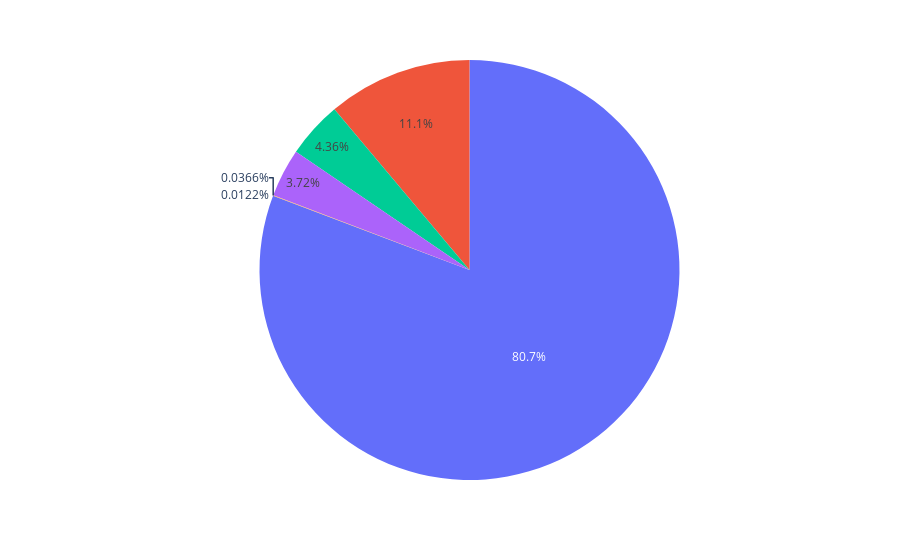
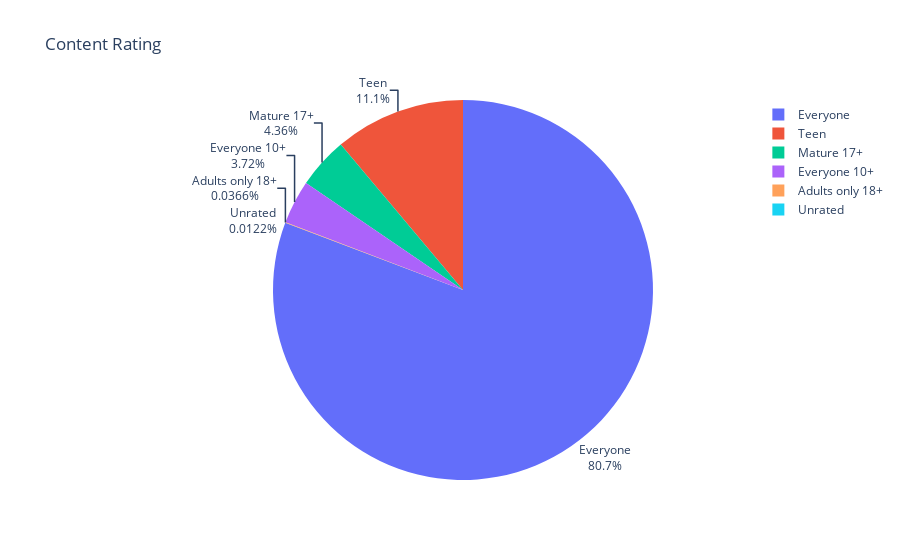
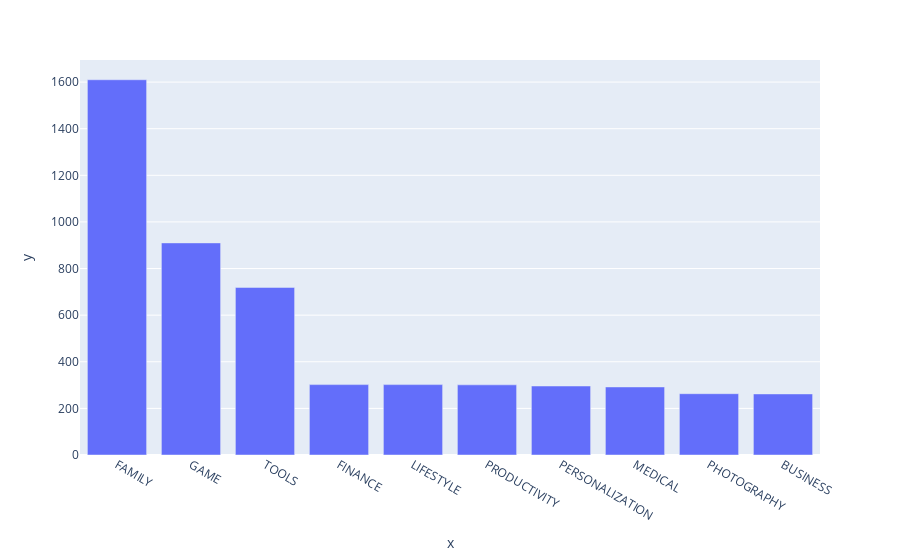
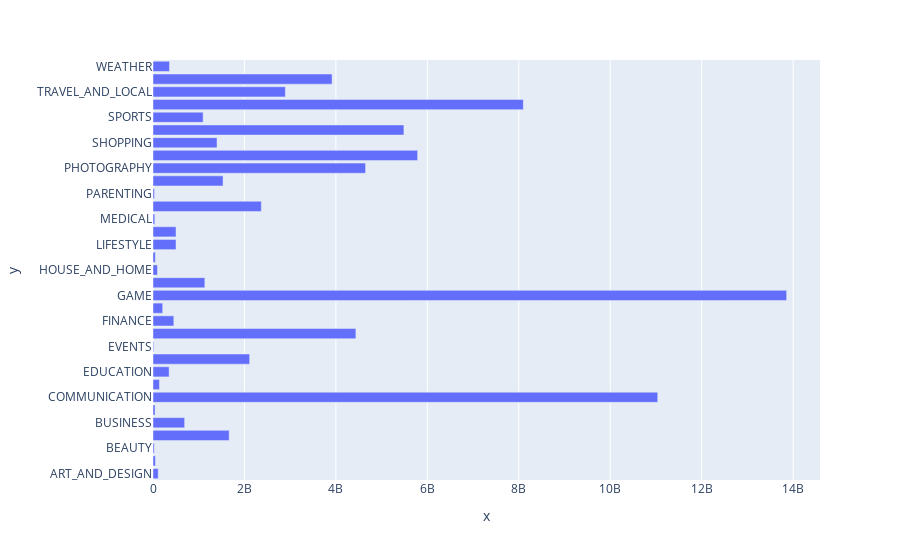

Notebook code cell kept with these figures, in order:
### Code cell
import pandas as pd
import matplotlib.pyplot as plt
import matplotlib.dates as mdates
import plotly.express as px

data = pd.read_csv("apps.csv")
print(data.head())
print(data.shape)

#Removing NAN values

data.isna().values.any()
data = data.dropna()

print(data.describe())

print(data.sample())

#Movie with less review

lessreview = data.groupby("Category").count()
print(lessreview)
print(lessreview["Price"].max())

data = data.drop(['Last_Updated', 'Android_Ver'], axis = 1)
print(data.head())

duplicated_rows = data[data.duplicated()]
print(duplicated_rows.shape)
print(duplicated_rows.head())

data = data.drop_duplicates(subset = ['App','Type','Price'])
print(data)

duplicated_rows = data[data.duplicated()]
print(duplicated_rows.shape)
print(duplicated_rows.head())

data[data.App == 'Instagram']

#Max rating
print(data.sort_values('Rating', ascending=False).head())
#Max Reviews
print(data.sort_values('Size_MBs', ascending=False).head())
#Max review
print(data.sort_values('Reviews', ascending=False).head(50))

#Number of occurences
ratings = data["Content_Rating"].value_counts()
print(ratings)

fig = px.pie(labels = ratings.index, values = ratings.values)
fig.show()

fig = px.pie(labels=ratings.index,
values=ratings.values,
title="Content Rating",
names=ratings.index,
)
fig.update_traces(textposition='outside', textinfo='percent+label')
 
fig.show()

print(data["Installs"].describe())

print(data[["App", "Installs"]].groupby("Installs").count())

data.Installs = data.Installs.astype(str).str.replace(',', "")
data.Installs = pd.to_numeric(data.Installs)
data[['App', 'Installs']].groupby('Installs').count()

data["Price"] = data["Price"].str.replace(r'[^\d.]', '', regex=True) 
data["Price"] = pd.to_numeric(data["Price"])
max_price = data.sort_values(by = "Price", ascending = False).head(20)
print(max_price)

#To find unique catgeories

uniq = data.Category.nunique()
print(uniq)

#number of apps per category

noofapps = data["Category"].value_counts()[:10]
noofapps

bar = px.bar(x = noofapps.index,
             y = noofapps.values)
bar.show()

#no of category download

category_installs = data.groupby("Category").agg({'Installs':pd.Series.sum})
category_installs.sort_values('Installs',ascending = True)

print(catgeory_installs)

h_bar = px.bar(x = category_installs.Installs,
               y = category_installs.index,
               orientation='h')
 
h_bar.show()

h_bar = px.bar(x = category_installs.Installs,
               y = category_installs.index,
               orientation='h',
               title='Category Popularity')
 
h_bar.update_layout(xaxis_title='Number of Downloads', yaxis_title='Category')
h_bar.show()




# Split the strings on the semi-colon and then .stack them.
stack = data.Genres.str.split(';', expand=True).stack()
print(f'We now have a single column with shape: {stack.shape}')
num_genres = stack.value_counts()
print(f'Number of genres: {len(num_genres)}')

data_freevspaid = data.groupby(['Category', 'Type']).agg({'App':pd.Series.count})
print(data_freevspaid.head())

### Figure 1 — Plotly figure (JSON) as saved in the notebook; plotly's stock layout.template omitted (floating-point values rounded to 4 significant figures)
{"data": [{"domain": {"x": [0, 1], "y": [0, 1]}, "hovertemplate": "value=%{value}<extra></extra>", "legendgroup": "", "name": "", "showlegend": false, "type": "pie", "values": [6619, 912, 357, 305, 3, 1]}], "layout": {"legend": {"tracegroupgap": 0}, "margin": {"t": 60}}}

### Figure 2 — Plotly figure (JSON) as saved in the notebook; plotly's stock layout.template omitted (floating-point values rounded to 4 significant figures)
{"data": [{"domain": {"x": [0, 1], "y": [0, 1]}, "hovertemplate": "label=%{label}<br>value=%{value}<extra></extra>", "labels": ["Everyone", "Teen", "Mature 17+", "Everyone 10+", "Adults only 18+", "Unrated"], "legendgroup": "", "name": "", "showlegend": true, "textinfo": "percent+label", "textposition": "outside", "type": "pie", "values": [6619, 912, 357, 305, 3, 1]}], "layout": {"legend": {"tracegroupgap": 0}, "title": {"text": "Content Rating"}}}

### Figure 3 — Plotly figure (JSON) as saved in the notebook; plotly's stock layout.template omitted (floating-point values rounded to 4 significant figures)
{"data": [{"alignmentgroup": "True", "hovertemplate": "x=%{x}<br>y=%{y}<extra></extra>", "legendgroup": "", "marker": {"color": "#636efa", "pattern": {"shape": ""}}, "name": "", "offsetgroup": "", "orientation": "v", "showlegend": false, "textposition": "auto", "type": "bar", "x": ["FAMILY", "GAME", "TOOLS", "FINANCE", "LIFESTYLE", "PRODUCTIVITY", "PERSONALIZATION", "MEDICAL", "PHOTOGRAPHY", "BUSINESS"], "xaxis": "x", "y": [1610, 910, 719, 302, 302, 301, 296, 292, 263, 262], "yaxis": "y"}], "layout": {"barmode": "relative", "legend": {"tracegroupgap": 0}, "margin": {"t": 60}, "xaxis": {"anchor": "y", "domain": [0, 1], "title": {"text": "x"}}, "yaxis": {"anchor": "x", "domain": [0, 1], "title": {"text": "y"}}}}

### Figure 4 — Plotly figure (JSON) as saved in the notebook; plotly's stock layout.template omitted (floating-point values rounded to 4 significant figures)
{"data": [{"alignmentgroup": "True", "hovertemplate": "x=%{x}<br>y=%{y}<extra></extra>", "legendgroup": "", "marker": {"color": "#636efa", "pattern": {"shape": ""}}, "name": "", "offsetgroup": "", "orientation": "h", "showlegend": false, "textposition": "auto", "type": "bar", "x": [114233100, 53129800, 26916200, 1665791655, 692018120, 44931100, 11039241530, 140912410, 352852000, 2113660000, 15949410, 4437579590, 455312400, 211677750, 13858762717, 1134006220, 97082000, 52083000, 503742120, 503267560, 39162676, 2369110650, 31116110, 1532341930, 4649143130, 5788070180, 1400331540, 5487841475, 1096431465, 8099724500, 2894859300, 3916897200, 361096500], "xaxis": "x", "y": ["ART_AND_DESIGN", "AUTO_AND_VEHICLES", "BEAUTY", "BOOKS_AND_REFERENCE", "BUSINESS", "COMICS", "COMMUNICATION", "DATING", "EDUCATION", "ENTERTAINMENT", "EVENTS", "FAMILY", "FINANCE", "FOOD_AND_DRINK", "GAME", "HEALTH_AND_FITNESS", "HOUSE_AND_HOME", "LIBRARIES_AND_DEMO", "LIFESTYLE", "MAPS_AND_NAVIGATION", "MEDICAL", "NEWS_AND_MAGAZINES", "PARENTING", "PERSONALIZATION", "PHOTOGRAPHY", "PRODUCTIVITY", "SHOPPING", "SOCIAL", "SPORTS", "TOOLS", "TRAVEL_AND_LOCAL", "VIDEO_PLAYERS", "WEATHER"], "yaxis": "y"}], "layout": {"barmode": "relative", "legend": {"tracegroupgap": 0}, "margin": {"t": 60}, "xaxis": {"anchor": "y", "domain": [0, 1], "title": {"text": "x"}}, "yaxis": {"anchor": "x", "domain": [0, 1], "title": {"text": "y"}}}}
